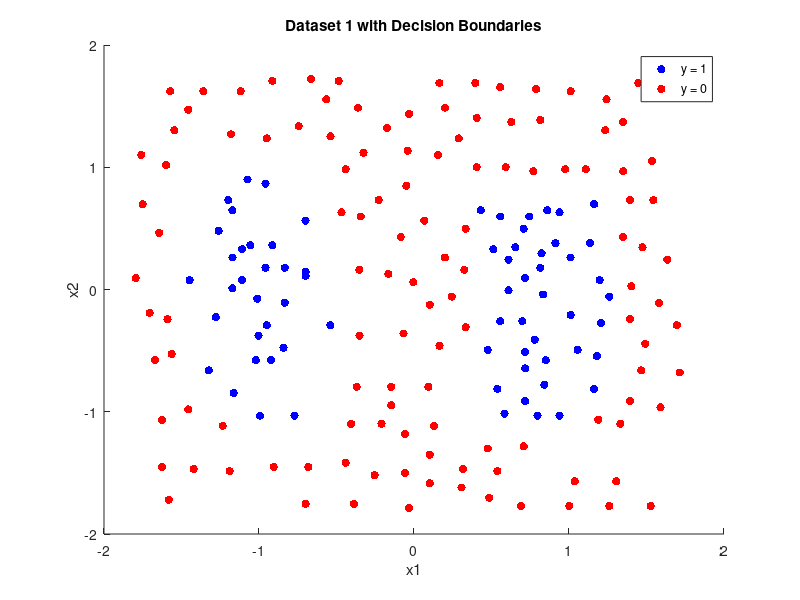
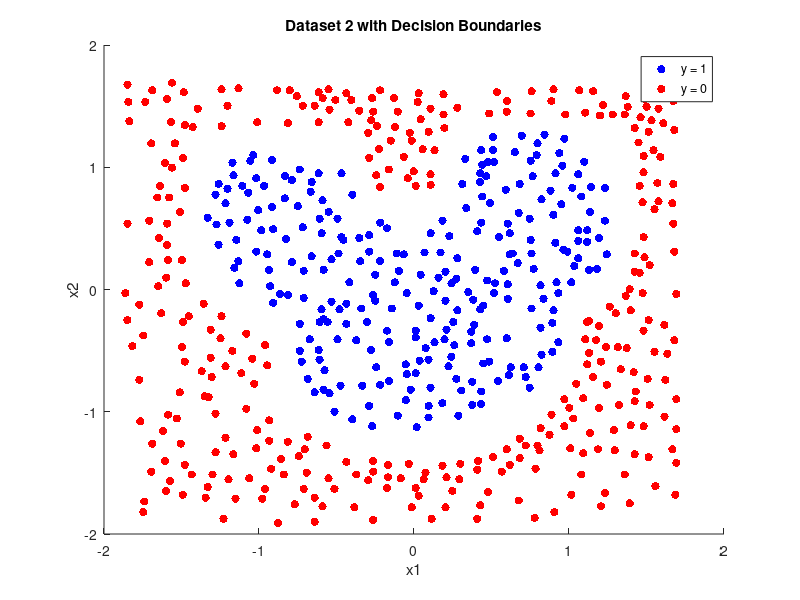

These charts were generated, in order, by the following MATLAB code:
%% 1.1 Plot dataset (decision boundaries drawn separately)
clear all; close all;

%% Data set 1
load dataset_1;

x1 = Xtr(:,find(ytr));
x0 = Xtr(:,find(~ytr));
% x1 = [Xtr(1,:).*ytr'; Xtr(2,:).*ytr'];
% x0 = [Xtr(1,:).*(~ytr'); Xtr(2,:).*(~ytr')];

figure(1);
scatter(x1(1,:),x1(2,:),[],'b','filled'); hold on;
scatter(x0(1,:),x0(2,:),[],'r','filled');
xlabel('x1'); ylabel('x2'); title('Dataset 1 with Decision Boundaries');
legend('y = 1','y = 0');

%% Data set 2
load dataset_2;

x1 = Xtr(:,find(ytr));
x0 = Xtr(:,find(~ytr));

figure(2);
scatter(x1(1,:),x1(2,:),[],'b','filled'); hold on;
scatter(x0(1,:),x0(2,:),[],'r','filled');
xlabel('x1'); ylabel('x2'); title('Dataset 2 with Decision Boundaries');
legend('y = 1','y = 0');
